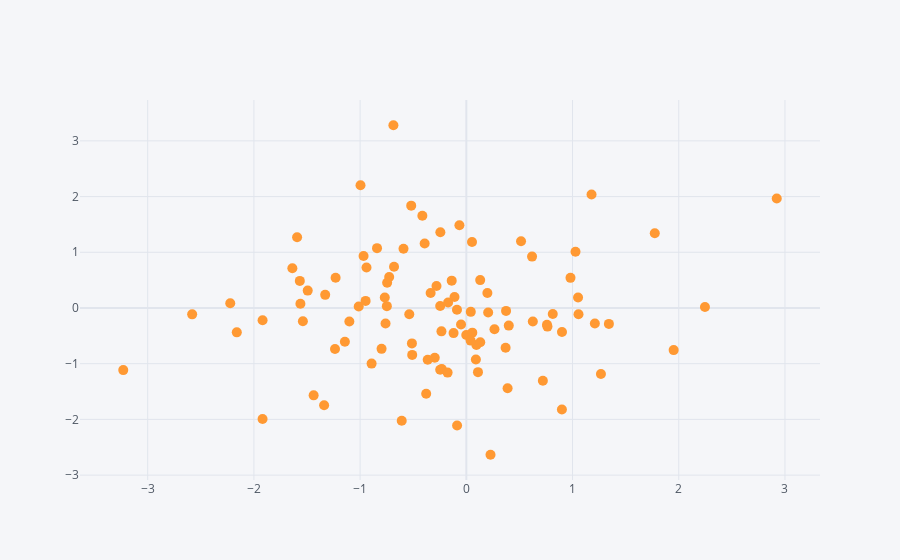

The notebook cell saved with this chart:
### Markdown cell above
### Scatter

### Code cell
df1.iplot(kind='scatter', x='A', y='B', mode='markers', size=10)
